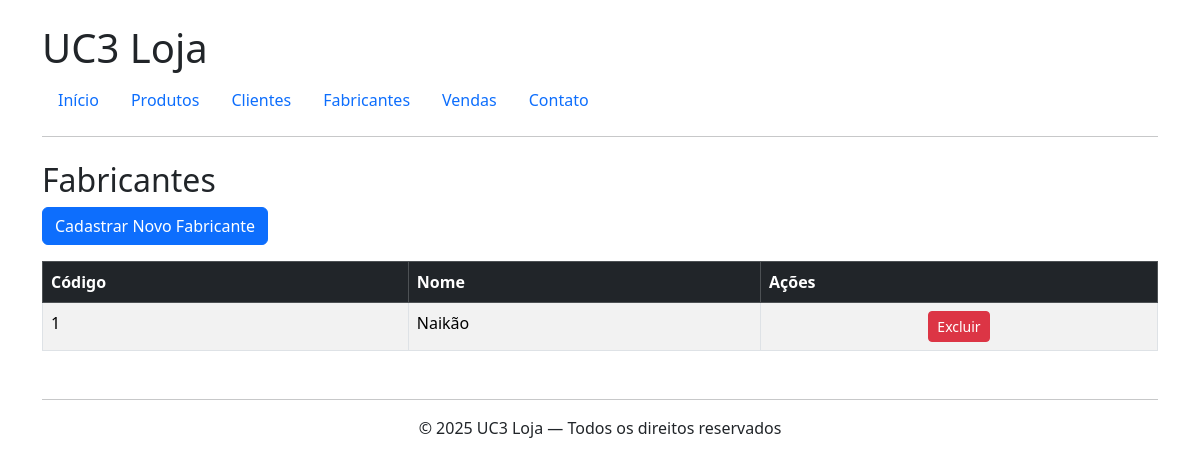
The page /fornecedores/ on the database as committed earlier.
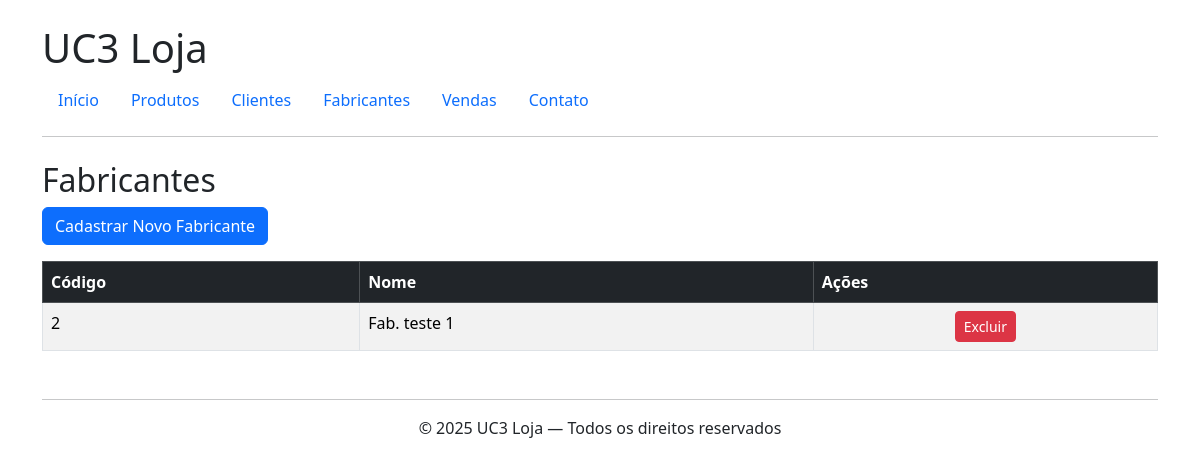
The same page on the database as committed later.
### fornecedores/models.py (models this page shows, shortened)
class Fabricante(models.Model):
    codigo = models.AutoField(primary_key=True)
    nome = models.CharField(max_length=70)

### fornecedores/views.py (the view)
# urls.py: path('', views.fornecedor_list, name='fornecedor_list'),
def fornecedor_list(request):
    fabricantes = Fabricante.objects.all()
    return render(request, 'fornecedores/list.html', {'fabricantes': fabricantes})

### fornecedores/templates/fornecedores/list.html
{% extends 'base.html' %}
{% block content %}
    <h2>Fabricantes</h2>
    <a href="{% url 'fornecedor_create' %}" class="btn btn-primary mb-3">Cadastrar Novo Fabricante</a>
    <table class="table table-bordered table-striped">
        <thead class="table-dark">
            <tr>
                <th>Código</th>
                <th>Nome</th>
                <th scope="col" >Ações</th>
            </tr>
        </thead>
        <tbody>
        {% for fabricante in fabricantes %}
            <tr>
                <td>{{ fabricante.codigo }}</td>
                <td>{{ fabricante.nome }}</td>
                <td class="text-center">
                    <a href="{% url 'fabricante_delete' fabricante.pk %}" class="btn btn-sm btn-danger">Excluir</a>
            </tr>
        {% endfor %}
        </tbody>
    </table>
{% endblock %}

Rows that differ between the two databases and show on the page:
removed Fabricante: codigo "1", nome "Naikão"
added Fabricante: codigo "2", nome "Fab. teste 1"
